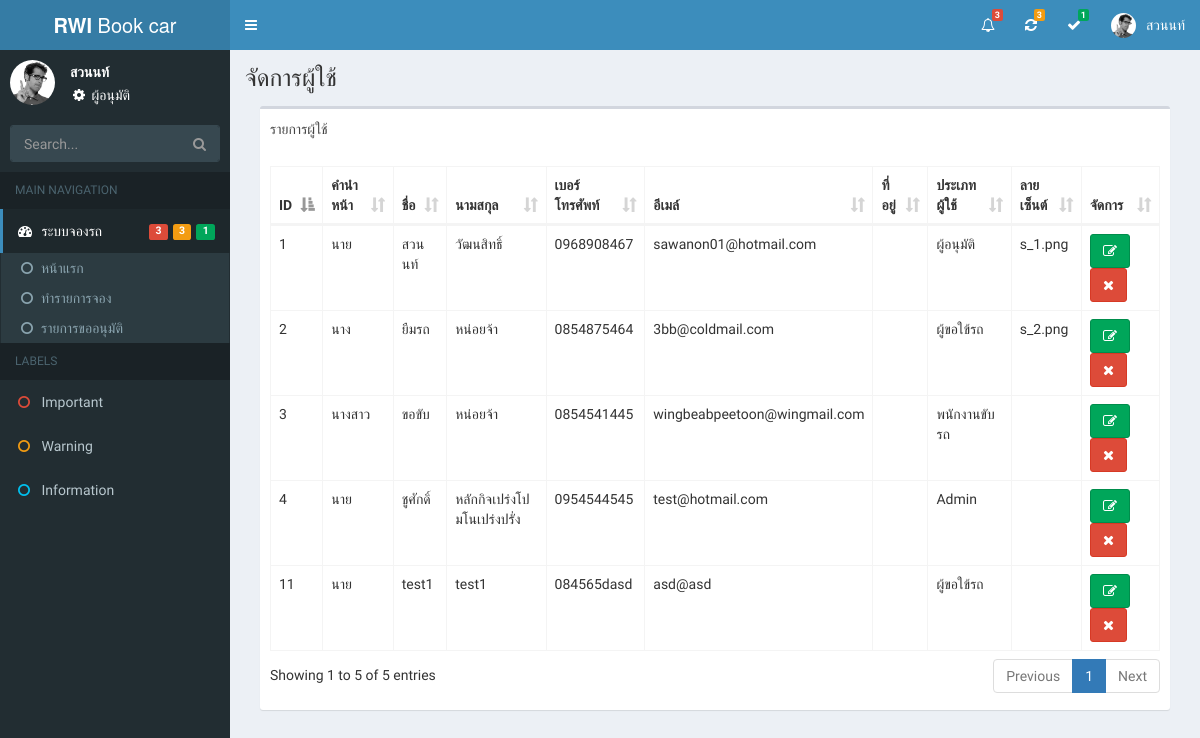
/manageuser.php (signed in), run on the app's committed database.
### tables this page shows
CREATE TABLE `user` (
  `u_id` int(11) NOT NULL,
  `u_prefix` varchar(20) NOT NULL,
  `u_fname` varchar(50) NOT NULL,
  `u_lname` varchar(50) NOT NULL,
  `u_tel` varchar(10) NOT NULL,
  `u_email` varchar(50) NOT NULL,
  `u_address` varchar(200) NOT NULL,
  `username` varchar(200) NOT NULL,
  `password` varchar(200) NOT NULL,
  `u_permit` char(1) NOT NULL,
  `u_department` varchar(50) NOT NULL,
  `u_signature` varchar(200) NOT NULL
);

### manageuser.php (the view, shortened to what this page needs)
<?php
include("header.php");
include("left.php");
 ?>
<div class="content-wrapper">
  <section class="content-header">
    <h1>จัดการผู้ใช้</h1>
  </section>
  <section class="content">
    <div class="col-xs-12">
      <div class="box">
        <div class="box-header">
          รายการผู้ใช้
        </div>
        <div class="box-body">
          <table id="table" class="table table-bordered table-hover">
            <thead>
            <tr>
              <th>ID</th>
              <th>คำนำหน้า</th>
              <th>ชื่อ</th>
              <th>นามสกุล</th>
              <th>เบอร์โทรศัพท์</th>
              <th>อีเมล์</th>
              <th>ที่อยู่</th>
              <th>ประเภทผู้ใช้</th>
              <th>ลายเซ็นต์</th>
              <th>จัดการ</th>
            </tr>
            </thead>
            <tbody>
            <?php
            $strsql = "SELECT u.u_id,u.u_prefix,u.u_fname,u.u_lname,u.u_tel,u.u_email,u.u_address,u.u_permit,u.u_signature
            FROM user u";
            $query = $conn->query($strsql);
            while ($result = $query->fetch_array()) {
              echo "<tr>";
              echo "<td>".$result['u_id']."</td>";
              echo "<td>".$result['u_prefix']."</td>";
              echo "<td>".$result['u_fname']."</td>";
              echo "<td>".$result['u_lname']."</td>";
              echo "<td>".$result['u_tel']."</td>";
              echo "<td>".$result['u_email']."</td>";
              echo "<td>".$result['u_address']."</td>";
              if($result['u_permit']==1){$permit = "ผู้อนุมัติ";}
              else if($result['u_permit']==2){$permit = "ผู้ขอใข้รถ";}
              else if($result['u_permit']==3){$permit = "พนักงานขับรถ";}
              else if($result['u_permit']==4){$permit = "Admin";}
              echo "<td>".$permit."</td>";
              echo "<td>".$result['u_signature']."</td>";
              echo "<td><button class='btn btn-success'><i class='fa fa-edit'></i></button>
              <button value='".$result['u_id']."' id='d".$result['u_id']."' type='button' class='btn btn-danger' data-toggle='modal' data-target='#modal-danger'><i class='fa fa-remove'></i></button></td>";
              echo "</tr>";
            }
             ?>
            </tbody>
          </table>
        </div>
      </div>
    </div>
  </section>
</div>
<?php
include("footer.php");
 ?>

### header.php (shortened to what this page needs)
<!DOCTYPE html>
<html>
<head>
  <?php
  include("connect.php");
   ?>
  <link rel="stylesheet" href="bower_components/bootstrap/dist/css/bootstrap.min.css">
  <link rel="stylesheet" href="bower_components/font-awesome/css/font-awesome.min.css">
  <link rel="stylesheet" href="bower_components/Ionicons/css/ionicons.min.css">
  <link rel="stylesheet" href="bower_components/bootstrap-daterangepicker/daterangepicker.css">
  <link rel="stylesheet" href="plugins/iCheck/all.css">
  <link rel="stylesheet" href="bower_components/datatables.net-bs/css/dataTables.bootstrap.min.css">
  <link rel="stylesheet" href="bower_components/bootstrap-datepicker/dist/css/bootstrap-datepicker.min.css">
  <link rel="stylesheet" href="dist/css/AdminLTE.min.css">
  <link rel="stylesheet" href="dist/css/skins/_all-skins.min.css">
  <link rel="stylesheet" href="bower_components/fullcalendar/dist/fullcalendar.min.css">
</head>
<body class="hold-transition skin-blue sidebar-mini">
<div class="wrapper">
  <header class="main-header">
    <a href="index.php" class="logo">
      <span class="logo-lg"><b>RWI</b> Book car</span>
    </a>
    <nav class="navbar navbar-static-top">
      <a href="#" class="sidebar-toggle" data-toggle="push-menu" role="button">
      </a>
      <div class="navbar-custom-menu">
        <ul class="nav navbar-nav">
          <?php
          $list_req = 0;
          if($_SESSION['permit']==1){
            $request = "SELECT *
            FROM booking,user
            WHERE user.u_department = '".$_SESSION['department']."'
            AND b_status ='A'
            AND applicant_id = user.u_id
            ORDER BY b_id DESC";
            $approved = "SELECT *
            FROM booking,user
            WHERE user.u_department = '".$_SESSION['department']."'
            AND b_status ='B'
            AND applicant_id = user.u_id
            ORDER BY b_id DESC";
            $success = "SELECT *
            FROM booking,user
            WHERE user.u_department = '".$_SESSION['department']."'
            AND b_status ='D'
            AND applicant_id = user.u_id
            ORDER BY b_id DESC";
          }else if($_SESSION['permit']==2){
            $request = "SELECT *
            FROM booking,user
            WHERE u_id = '".$_SESSION['u_id']."'
            AND user.u_department = '".$_SESSION['department']."'
            AND b_status = 'A'
            AND applicant_id = user.u_id";
            $approved = "SELECT *
            FROM booking,user
            WHERE u_id = '".$_SESSION['u_id']."'
            AND user.u_department = '".$_SESSION['department']."'
            AND b_status = 'B'
            AND applicant_id = user.u_id";
            $success = "SELECT *
            FROM booking,user
            WHERE u_id = '".$_SESSION['u_id']."'
            AND user.u_department = '".$_SESSION['department']."'
            AND b_status = 'D'
            AND applicant_id = user.u_id";
            $cancel = "SELECT *
            FROM booking,user
            WHERE u_id = '".$_SESSION['u_id']."'
            AND user.u_department = '".$_SESSION['department']."'
            AND b_status = 'C'
            AND applicant_id = user.u_id";
          }else if($_SESSION['permit']==3){
            $approved = "SELECT *
            FROM booking,user
            WHERE b_status ='B'
            AND applicant_id = user.u_id
            ORDER BY b_id DESC";
            $success = "SELECT *
            FROM booking,user
            WHERE driver_id = '".$_SESSION['u_id']."'
            AND b_status = 'D'
            AND applicant_id = user.u_id";
          }else if($_SESSION['permit']==4){
            $request = "SELECT *
            FROM booking,user
            WHERE b_status ='A'
            AND applicant_id = user.u_id
            ORDER BY b_id DESC";
            $approved = "SELECT *
            FROM booking,user
            WHERE b_status ='B'
            AND applicant_id = user.u_id
            ORDER BY b_id DESC";
            $success = "SELECT *
            FROM booking,user
            WHERE b_status ='D'
            AND applicant_id = user.u_id
            ORDER BY b_id DESC";
            $cancel = "SELECT *
            FROM booking,user
            WHERE b_status ='C'
            AND applicant_id = user.u_id
            ORDER BY b_id DESC";
          }
          if($_SESSION['permit']!=3){
            $query = $conn->query($request);
            while ($result = $query->fetch_array()) {
              $list_req++;
            }
            ?>
            <li class="dropdown messages-menu">
              <a href="#" class="dropdown-toggle" data-toggle="dropdown">
                <i class="fa fa-bell-o"></i>
                <span class="label label-danger"><?php echo $list_req; ?></span>
              </a>
            </li>
            <?php
          }
          $query = $conn->query($approved);
          while ($result = $query->fetch_array()) {
            $list_app++;
          }
           ?>
          <li class="dropdown messages-menu">
            <a href="#" class="dropdown-toggle" data-toggle="dropdown">
              <i class="fa fa-refresh"></i>
              <span class="label label-warning"><?php echo $list_app; ?></span>
            </a>
          </li>
          <?php
          $query = $conn->query($success);
          while ($result = $query->fetch_array()) {
            $list_suc++;
          }
           ?>
          <li class="dropdown messages-menu">
            <a href="#" class="dropdown-toggle" data-toggle="dropdown">
              <i class="fa fa-check"></i>
              <span class="label label-success"><?php echo $list_suc; ?></span>
            </a>
          </li>
          <li class="dropdown user user-menu">
            <a href="#" class="dropdown-toggle" data-toggle="dropdown">
              <img src="dist/img/user2-160x160.jpg" class="user-image" alt="User Image">
              <span class="hidden-xs"><?php echo $_SESSION['name']; ?></span>
            </a>
                  <?php
                  if($_SESSION['permit']==1){
                    echo $permit = "ผู้อนุมัติ";
                  }else if($_SESSION['permit']==2){
                    echo $permit = "ผู้ขอใช้รถ";
                  }else if($_SESSION['permit']==3){
                    echo $permit = "พนักงานขับรถ";
                  }else if($_SESSION['permit']==4){
                    echo $permit = "Admin";
                  }
                   ?>
          </li>
        </ul>
      </div>
    </nav>
  </header>

### left.php (shortened to what this page needs)
<aside class="main-sidebar">
  <section class="sidebar">
    <div class="user-panel">
      <div class="pull-left image">
        <img src="dist/img/user2-160x160.jpg" class="img-circle" alt="User Image">
      </div>
      <div class="pull-left info">
        <p><?php echo $_SESSION['name']; ?></p>
        <i class="fa fa-fw fa-cog"></i> <?php echo $permit; ?>
      </div>
    </div>
    <form action="#" method="get" class="sidebar-form">
      <div class="input-group">
        <input type="text" name="q" class="form-control" placeholder="Search...">
        <span class="input-group-btn">
              <button type="submit" name="search" id="search-btn" class="btn btn-flat"><i class="fa fa-search"></i>
              </button>
            </span>
      </div>
    </form>
    <ul class="sidebar-menu" data-widget="tree">
      <li class="header">MAIN NAVIGATION</li>
      <li class="treeview active">
        <a href="#">
          <i class="fa fa-dashboard"></i> <span>ระบบจองรถ</span>
          <span class="pull-right-container">
          </span>
          <span class="pull-right-container">
            <?php
            if($list_suc!=0){
              echo "<small class='label pull-right bg-green'>".$list_suc."</small>";
            }
            if ($list_app!=0) {
              echo "<small class='label pull-right bg-yellow'>".$list_app."</small>";
            }
            if($list_req!=0){
              echo "<small class='label pull-right bg-red'>".$list_req."</small>";
            }
            ?>
          </span>
        </a>
        <ul class="treeview-menu">
          <li id="m1"><a href="index.php"><i class="fa fa-circle-o"></i>หน้าแรก</a></li>
          <li id="m2"><a href="booking.php"><i class="fa fa-circle-o"></i>ทำรายการจอง</a></li>
          <li id="m4"><a href="request.php"><i class="fa fa-circle-o"></i>รายการขออนุมัติ</a></li>
        </ul>
      </li>
      <li class="header">LABELS</li>
      <li><a href="#"><i class="fa fa-circle-o text-red"></i> <span>Important</span></a></li>
      <li><a href="#"><i class="fa fa-circle-o text-yellow"></i> <span>Warning</span></a></li>
      <li><a href="#"><i class="fa fa-circle-o text-aqua"></i> <span>Information</span></a></li>
    </ul>
  </section>
</aside>

### footer.php (shortened to what this page needs)
</div>
</body>
</html>

### data on the page
user: u_id "1", u_prefix "นาย", u_fname "สวนนท์", u_lname "วัฒนสิทธิ์", u_tel "0968908467", u_email "sawanon01@hotmail.com", u_permit "ผู้อนุมัติ", u_signature "s_1.png"
user: u_id "2", u_prefix "นาง", u_fname "ยืมรถ", u_lname "หน่อยจ้า", u_tel "0854875464", u_email "3bb@coldmail.com", u_permit "ผู้ขอใข้รถ", u_signature "s_2.png"
user: u_id "3", u_prefix "นางสาว", u_fname "ขอขับ", u_lname "หน่อยจ้า", u_tel "0854541445", u_email "wingbeabpeetoon@wingmail.com", u_permit "พนักงานขับรถ"
user: u_id "4", u_prefix "นาย", u_fname "ชูศักดิ์", u_lname "หลักกิจเปร่งโปมโนเปร่งปรั่ง", u_tel "0954544545", u_email "test@hotmail.com", u_permit "Admin"
user: u_id "11", u_prefix "นาย", u_fname "test1", u_lname "test1", u_tel "084565dasd", u_email "asd@asd", u_permit "ผู้ขอใข้รถ"

### other printed values
$list_req "3"
$list_app "3"
$list_suc "1"
$_SESSION['name'] "สวนนท์"
$permit "ผู้อนุมัติ"
